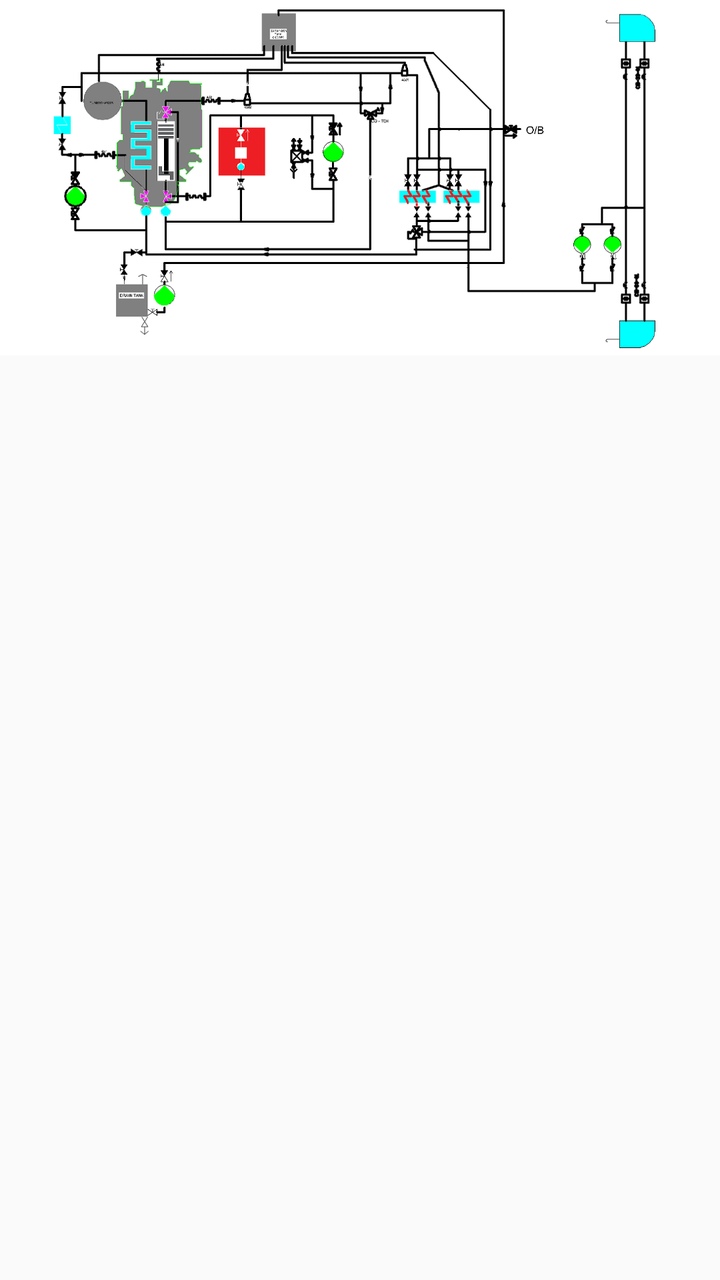
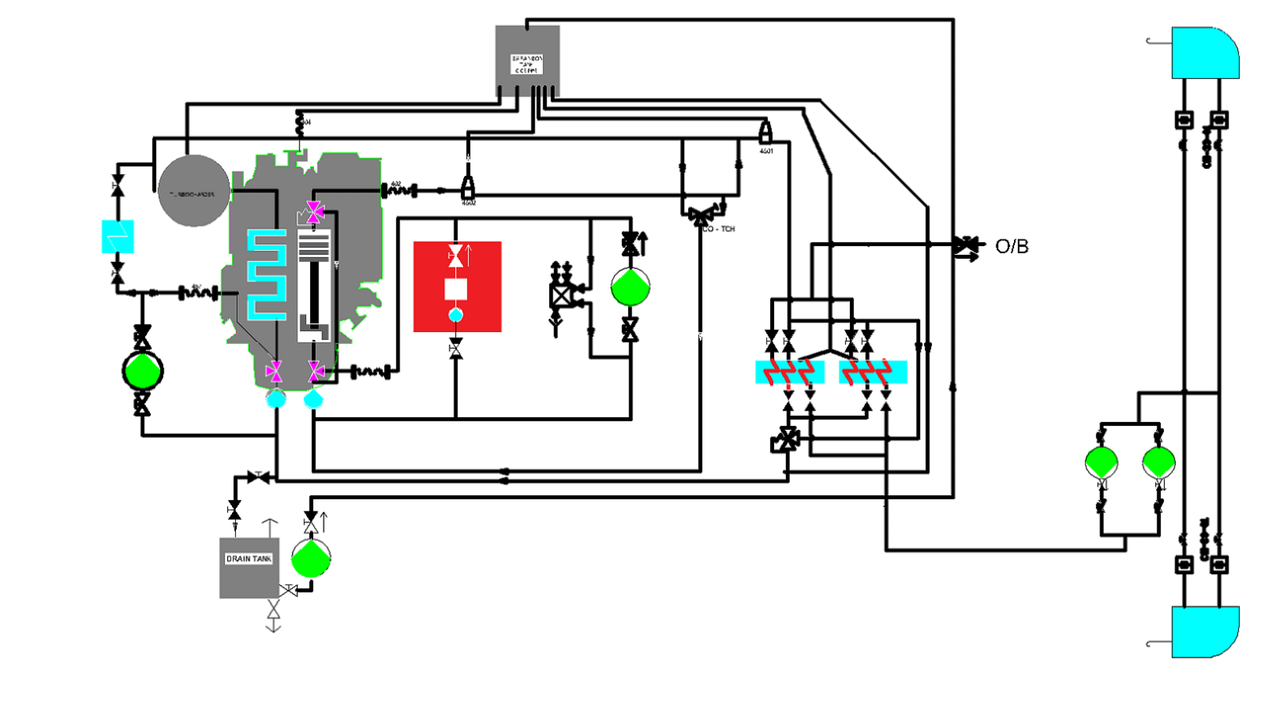

The same Android screen from two of the app's own layout files: first res/layout/ as a phone draws it, then the repository's variant for another configuration, drawn on a device whose configuration selects that folder. Both files follow.
<!-- AndroidManifest.xml: application theme AppTheme -->
<!-- res/layout/fragment_cooling.xml -->
<?xml version="1.0" encoding="utf-8"?>
<ScrollView xmlns:android="http://schemas.android.com/apk/res/android"
    xmlns:app="http://schemas.android.com/apk/res-auto"
    xmlns:tools="http://schemas.android.com/tools"
    android:layout_width="match_parent"
    android:layout_height="match_parent"
    tools:context=".view.ui.MainActivity">

    <LinearLayout
        android:layout_width="match_parent"
        android:layout_height="wrap_content"
        android:orientation="vertical">

        <ImageView
            android:id="@+id/cooling_image_view"
            android:layout_width="match_parent"
            android:layout_height="wrap_content"
            android:background="@android:color/white"
            android:adjustViewBounds="true"
            android:scaleType="fitStart"
            android:src="@drawable/cooling_model" />

        <androidx.recyclerview.widget.RecyclerView
            android:id="@+id/cooling_recycler_view"
            android:layout_width="match_parent"
            android:layout_height="match_parent"
            android:clipToPadding="false"
            android:padding="4dp" />

    </LinearLayout>
</ScrollView>
<!-- resources referenced by this layout -->
<resources>
  <!-- drawable cooling_model: png bitmap (drawable, 147400 bytes) -->
  <style name="AppTheme" parent="Theme.AppCompat.Light.DarkActionBar">
          
          <item name="colorPrimary">@color/colorPrimary</item>
          <item name="colorPrimaryDark">@color/colorPrimaryDark</item>
          <item name="colorAccent">@color/colorAccent</item>
      </style>
  <color name="colorPrimary">#448aff</color>
  <color name="colorPrimaryDark">#005ecb</color>
  <color name="colorAccent">#d81b60</color>
</resources>
<!-- res/layout-land/fragment_cooling.xml (the repository's variant of the layout above) -->
<!-- drawn on the phone turned sideways -->
<?xml version="1.0" encoding="utf-8"?>
<ScrollView xmlns:android="http://schemas.android.com/apk/res/android"
    xmlns:app="http://schemas.android.com/apk/res-auto"
    xmlns:tools="http://schemas.android.com/tools"
    android:layout_width="match_parent"
    android:layout_height="match_parent"
    tools:context=".view.ui.MainActivity">

    <LinearLayout
        android:layout_width="match_parent"
        android:layout_height="wrap_content"
        android:orientation="vertical"
        android:background="@android:color/white">

        <androidx.constraintlayout.widget.ConstraintLayout
            android:layout_width="match_parent"
            android:layout_height="355dp">

            <ImageView
                android:id="@+id/image_view_diagram"
                android:layout_width="681dp"
                android:layout_height="336dp"
                android:adjustViewBounds="true"
                android:scaleType="fitXY"
                android:src="@drawable/cooling_model"
                app:layout_constraintStart_toStartOf="parent"
                app:layout_constraintTop_toTopOf="parent" />

            <ImageView
                android:id="@+id/cooling_fwtempafterme_sign1"
                android:layout_width="12dp"
                android:layout_height="12dp"
                android:layout_marginStart="208dp"
                android:layout_marginTop="92dp"
                android:src="@drawable/circle"
                android:visibility="invisible"
                app:layout_constraintBottom_toTopOf="@+id/image_view_diagram"
                app:layout_constraintStart_toStartOf="parent"
                app:layout_constraintTop_toBottomOf="@+id/image_view_diagram"
                app:layout_constraintVertical_bias="0.772" />

            <ImageView
                android:id="@+id/cooling_fwtempbeforeme_sign2"
                android:layout_width="12dp"
                android:layout_height="12dp"
                android:layout_marginStart="132dp"
                android:layout_marginTop="204dp"
                android:visibility="invisible"
                android:src="@drawable/circle"
                app:layout_constraintStart_toStartOf="parent"
                app:layout_constraintTop_toTopOf="parent" />

            <ImageView
                android:id="@+id/cooling_fwpressbeforeme_sign3"
                android:layout_width="12dp"
                android:layout_height="12dp"
                android:layout_marginStart="132dp"
                android:layout_marginTop="164dp"
                android:visibility="invisible"
                android:src="@drawable/circle"
                app:layout_constraintStart_toStartOf="parent"
                app:layout_constraintTop_toTopOf="parent" />

            <ImageView
                android:id="@+id/cooling_swpressbeforecu_sign4"
                android:layout_width="12dp"
                android:layout_height="12dp"
                android:layout_marginStart="564dp"
                android:layout_marginTop="190dp"
                android:src="@drawable/circle"
                android:visibility="invisible"
                app:layout_constraintStart_toStartOf="parent"
                app:layout_constraintTop_toTopOf="parent" />

            <ImageView
                android:id="@+id/cooling_voltankexp_sign5"
                android:layout_width="31dp"
                android:layout_height="28dp"
                android:layout_marginStart="248dp"
                android:layout_marginTop="16dp"
                android:visibility="invisible"
                android:src="@drawable/circle"
                app:layout_constraintStart_toStartOf="parent"
                app:layout_constraintTop_toTopOf="parent" />

        </androidx.constraintlayout.widget.ConstraintLayout>

        <androidx.recyclerview.widget.RecyclerView
            android:id="@+id/activity_recycler_view"
            android:layout_width="match_parent"
            android:layout_height="match_parent"
            android:clipToPadding="false"
            android:padding="4dp" />

    </LinearLayout>
</ScrollView>
<!-- resources referenced by the variant -->
<!-- as the phone turned sideways resolves them -->
<resources>
  <!-- drawable circle (drawable) -->
  <vector android:height="24dp" android:viewportHeight="438.533"
      android:viewportWidth="438.533" android:width="24dp" xmlns:android="http://schemas.android.com/apk/res/android">
      <path android:fillColor="#ff1744" android:pathData="M409.133,109.203c-19.608,-33.592 -46.205,-60.189 -79.798,-79.796C295.736,9.801 259.058,0 219.273,0c-39.781,0 -76.47,9.801 -110.063,29.407c-33.595,19.604 -60.192,46.201 -79.8,79.796C9.801,142.8 0,179.489 0,219.267c0,39.78 9.804,76.463 29.407,110.062c19.607,33.592 46.204,60.189 79.799,79.798c33.597,19.605 70.283,29.407 110.063,29.407s76.47,-9.802 110.065,-29.407c33.593,-19.602 60.189,-46.206 79.795,-79.798c19.603,-33.596 29.403,-70.284 29.403,-110.062C438.533,179.485 428.732,142.795 409.133,109.203z"/>
  </vector>
  <!-- drawable cooling_model: png bitmap (drawable, 147400 bytes) -->
  <style name="AppTheme" parent="Theme.AppCompat.Light.DarkActionBar">
          
          <item name="colorPrimary">@color/colorPrimary</item>
          <item name="colorPrimaryDark">@color/colorPrimaryDark</item>
          <item name="colorAccent">@color/colorAccent</item>
      </style>
  <color name="colorPrimary">#448aff</color>
  <color name="colorPrimaryDark">#005ecb</color>
  <color name="colorAccent">#d81b60</color>
</resources>
